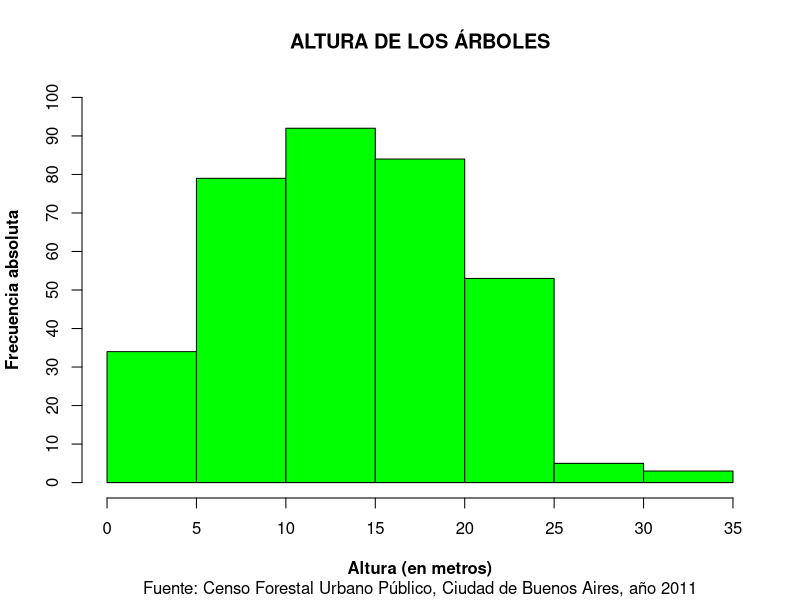
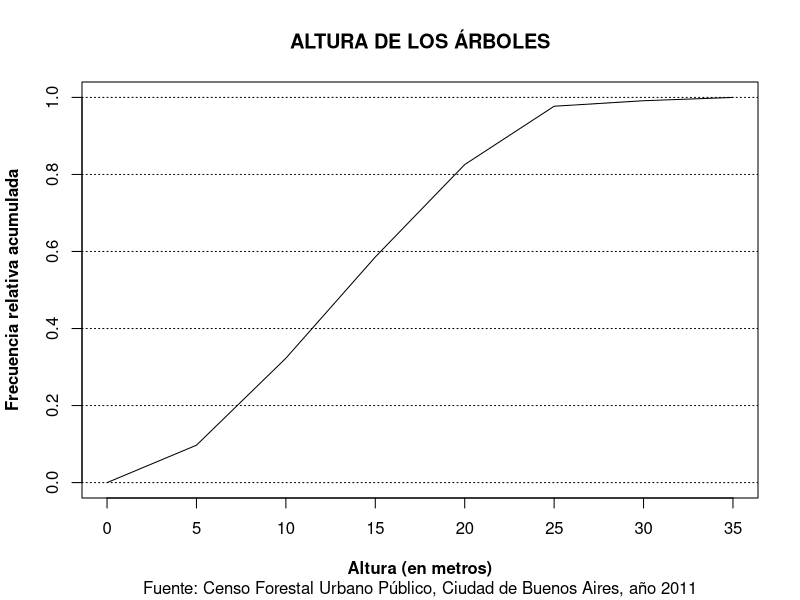
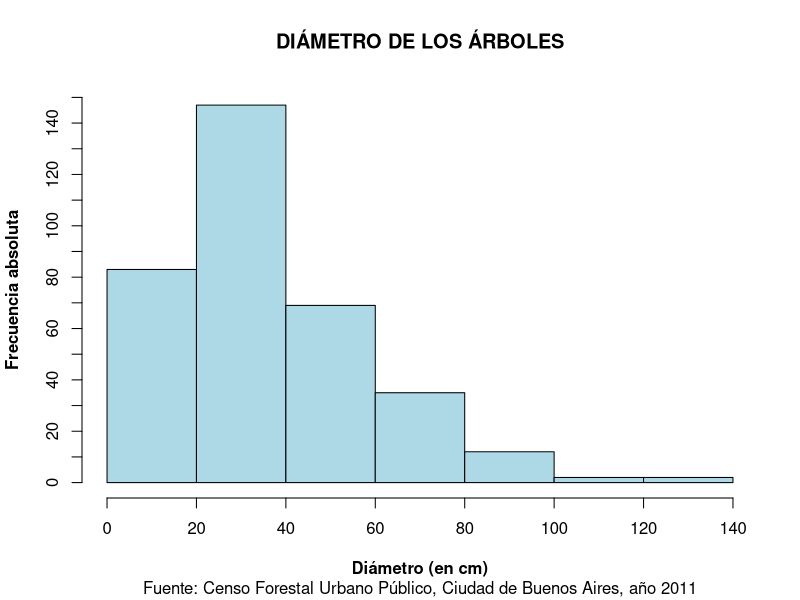
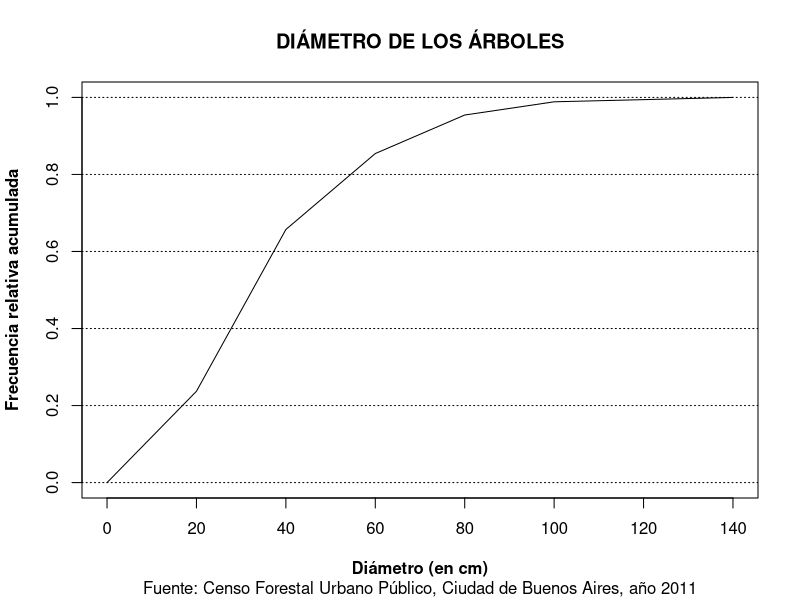
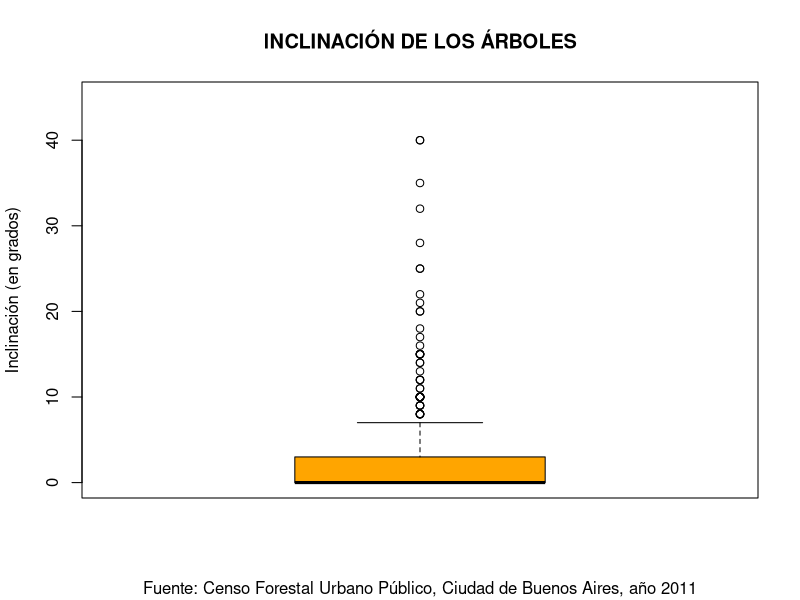
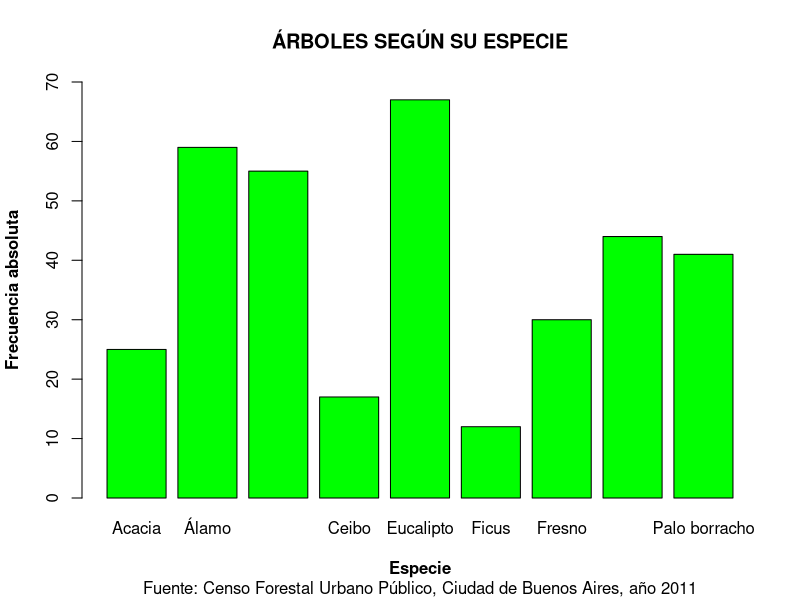
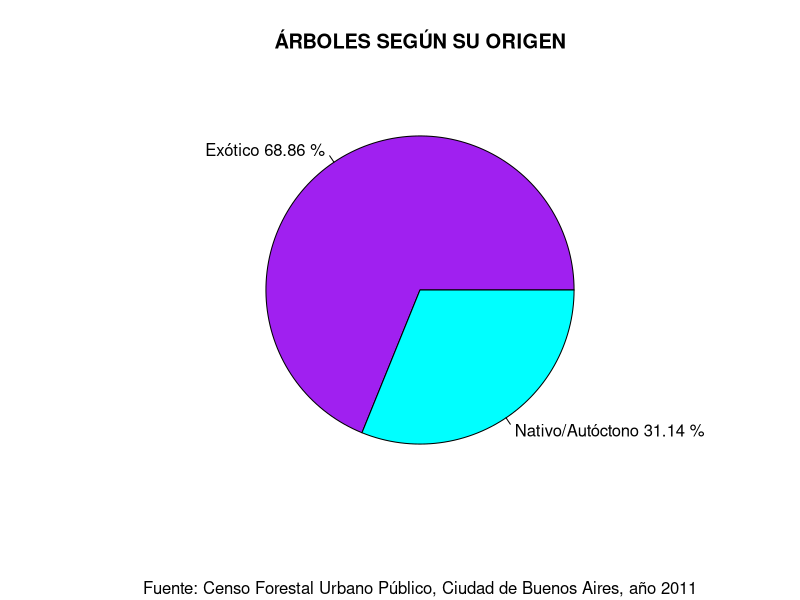
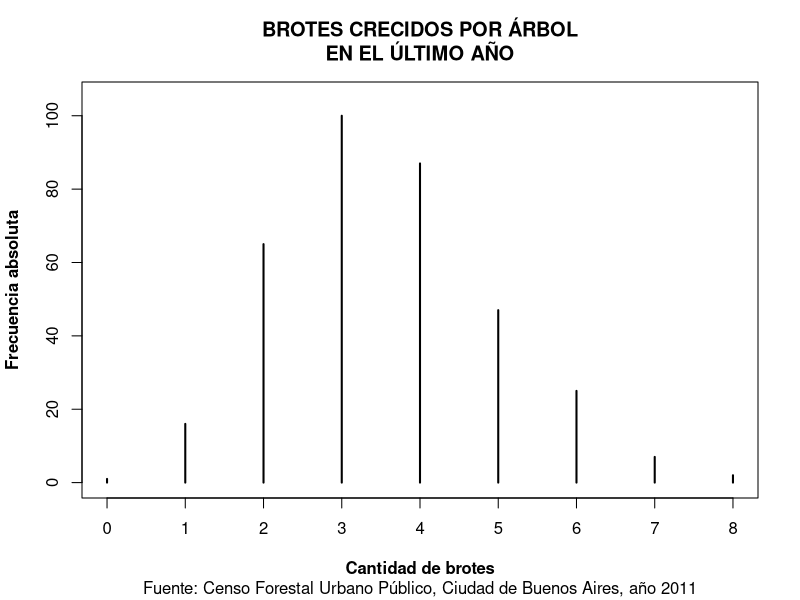

Write R code to recreate these figures, in order.
# Primer variable a analizar: ALTURA

tablasAltura <- function(Altura, fuente) {
  # Tabla de frecuencias
  frecAbs <- table(cut(Altura, seq(0, 35, 5), right = "TRUE"))
  frecRel <- round(frecAbs/length(Altura), digits = 4)
  frecAbsAcum = cumsum(frecAbs)
  frecRelAcum = round(cumsum(frecAbs/length(Altura)), digits = 4)
  tabla_altura <<- cbind(frecAbs, frecAbsAcum, frecRel, frecRelAcum)
  
  # Histograma
  tit <- "ALTURA DE LOS ÁRBOLES"
  b <- seq(0, 35, 5)
  hist(Altura, main = tit, xlab = "Altura (en metros)", ylab = "Frecuencia absoluta", 
       xlim = c(0, 35), ylim = c(0, 100), sub = fuente, col = "green", 
       breaks = b, xaxt = "n", yaxt = "n", right = TRUE, font.lab = 2)
  axis(side = 1, at = b)
  axis(side = 2, at = seq(0, 100, 10))
  
  # Polígono acumulativo
  plot(c(0, frecRelAcum), type = "l", main = tit, sub = fuente, xlab = "Altura (en metros)", 
       ylab = "Frecuencia relativa acumulada", xaxt = "n", font.lab = 2, xlim = c(1, 8))
  axis(side = 1, at = (1:8), labels = seq(0, 35, 5))
  abline(h = seq(0, 1, 0.2), lty = 3)
}

# Segunda variable a analizar: DIÁMETRO

tablasDiametro <- function(Diametro, fuente){
  
  # Tabla de frecuencias
  frecAbs <- table(cut(Diametro, seq(0, 140, 20), right = "TRUE"))
  frecRel <- round(frecAbs/length(Diametro), digits = 4)
  frecAbsAcum = cumsum(frecAbs)
  frecRelAcum = round(cumsum(frecAbs/length(Diametro)), digits = 4)
  tabla_diametro <<- cbind(frecAbs, frecAbsAcum, frecRel, frecRelAcum)
  
  # Histograma
  tit <- "DIÁMETRO DE LOS ÁRBOLES"
  b <- seq(0, 140, 20)
  hist(Diametro, main = tit, xlab = "Diámetro (en cm)", ylab = "Frecuencia absoluta", 
       xlim = c(0, 140), ylim = c(0, 150), sub = fuente, col = "lightblue", 
       breaks = b, xaxt = "n", yaxt = "n", right = TRUE, font.lab = 2)
  axis(side = 1, at = b)
  axis(side = 2, at = seq(0, 150, 10))
  
  # Polígono acumulativo.
  plot(c(0, frecRelAcum), type = "l", main = tit, sub = fuente, xlab = "Diámetro (en cm)", 
       ylab = "Frecuencia relativa acumulada", xaxt = "n", font.lab = 2)
  axis(side = 1, at = (1:8), labels = seq(0, 140, 20))
  abline(h = seq(0, 1, 0.2), lty = 3)
}

tablasInclinacion <- function(Inclinacion, fuente) {
  frecAbs <- table(cut(Inclinacion, seq(0, 42, 7), right = "FALSE"))
  frecRel <- round(frecAbs/length(Inclinacion), digits = 4)
  frecAbsAcum = cumsum(frecAbs)
  frecRelAcum = round(cumsum(frecAbs/length(Inclinacion)), digits = 4)
  tabla_inclinacion <<- cbind(frecAbs, frecAbsAcum, frecRel, frecRelAcum)
  
  tit <- "INCLINACIÓN DE LOS ÁRBOLES"
  boxplot(Inclinacion, main = tit, sub = fuente, col = "orange", ylab = "Inclinación (en grados)", font = 2, ylim = c(0, 45))
}

tablasEspecie <- function(Especie, fuente) {
   frecAbs <- table(Especie)
   
   tit <- "ÁRBOLES SEGÚN SU ESPECIE"
   barplot(frecAbs, ylim = c(0, 70), col = "green", main = tit, sub = fuente, xlab = "Especie", 
           ylab = "Frecuencia absoluta", font.lab = 2)
}

tablasOrigen <- function(Origen, fuente) {
  frecAbs <- table(Origen)
  porcentajes <- round((frecAbs / length(Origen)) * 100, digits = 2)
  lbls <- c("Exótico", "Nativo/Autóctono")
  lbls <- paste(lbls, porcentajes)
  lbls <- paste(lbls, "%")
  
  tit <- "ÁRBOLES SEGÚN SU ORIGEN"
  pie(frecAbs, labels = lbls, main = tit, sub = fuente, col = c("purple", "cyan"))
}

tablasBrotes <- function(Brotes, fuente) {
  frecAbs <- table(Brotes)
  
  tit <- "BROTES CRECIDOS POR ÁRBOL\nEN EL ÚLTIMO AÑO"
  plot(frecAbs, type = "h", main = tit, sub = fuente, xlab = "Cantidad de brotes", ylab = "Frecuencia absoluta", font.lab = 2, ylim = c(0, 105))
}

tablasEspecieOrigen <- function(Especie, Origen, fuente) {
  frecAbs <- table(Origen, Especie)
  tit <- "ORIGEN DE LOS ÁRBOLES\nSEGÚN SU ESPECIE"
  barplot(frecAbs, beside = TRUE, ylim = c(0, 70), col = c("purple", "cyan"), main = tit, sub = fuente, xlab = "Especie", 
          ylab = "Frecuencia absoluta", font.lab = 2)
  abline(h = seq(0, 70, 10), lty = 3)
  legend("topright", legend = c("Exótico", "Nativo/Autóctono"), fill = c("purple", "cyan"))
}

tablasEspecieBrotes <- function(Especie, Brotes, fuente) {
  frecAbs <- table(Brotes, Especie)
  totalPorEspecie <- c(1:9)
  for (i in seq(1:length(levels(Especie)))) {
    totalPorEspecie[i] = sum(table(Brotes, Especie)[, i] * c(0:8))
  }
  tit <- "CANTIDAD DE BROTES POR ESPECIE\nEN EL ÚLTIMO AÑO"
  barplot(totalPorEspecie, names.arg = levels(Especie), col = "purple", ylim = c(0, 250), main = tit, sub = fuente,
          xlab = "Especie", ylab = "Frecuencia absoluta", font.lab = 2)
  abline(h = seq(0, 250, 50), lty = 3)
}

leerDatos <- function() {
  #setwd("~/TP1PyE")
  datos <- read.table(file = "base1.txt", header = TRUE, sep = "\t", 
                      col.names = c("ID", "Altura", "Diametro", "Inclinacion", "Especie", "Origen", "Brotes"))
  attach(datos)
  fuente <- "Fuente: Censo Forestal Urbano Público, Ciudad de Buenos Aires, año 2011"
  tablasAltura(Altura, fuente)
  tablasDiametro(Diametro, fuente)
  tablasInclinacion(Inclinacion, fuente)
  tablasEspecie(Especie, fuente)
  tablasOrigen(Origen, fuente)
  tablasBrotes(Brotes, fuente)
  tablasEspecieOrigen(Especie, Origen, fuente)
  tablasEspecieBrotes(Especie, Brotes, fuente)
}

leerDatos()